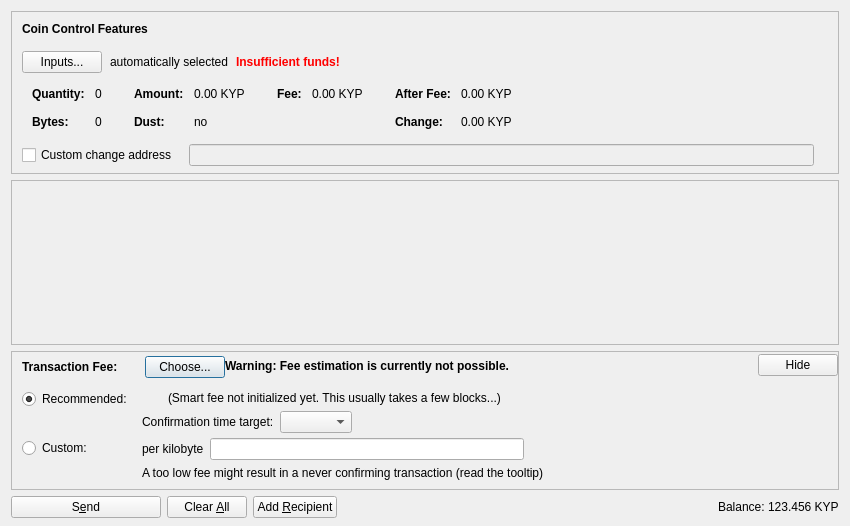
<?xml version="1.0" encoding="UTF-8"?>
<ui version="4.0">
 <class>SendCoinsDialog</class>
 <widget class="QDialog" name="SendCoinsDialog">
  <property name="geometry">
   <rect>
    <x>0</x>
    <y>0</y>
    <width>850</width>
    <height>526</height>
   </rect>
  </property>
  <property name="windowTitle">
   <string>Send Coins</string>
  </property>
  <layout class="QVBoxLayout" name="verticalLayout" stretch="0,1,0,0">
   <property name="bottomMargin">
    <number>8</number>
   </property>
   <item>
    <widget class="QFrame" name="frameCoinControl">
     <property name="sizePolicy">
      <sizepolicy hsizetype="Expanding" vsizetype="Expanding">
       <horstretch>0</horstretch>
       <verstretch>0</verstretch>
      </sizepolicy>
     </property>
     <property name="maximumSize">
      <size>
       <width>16777215</width>
       <height>16777215</height>
      </size>
     </property>
     <property name="frameShape">
      <enum>QFrame::StyledPanel</enum>
     </property>
     <property name="frameShadow">
      <enum>QFrame::Sunken</enum>
     </property>
     <layout class="QVBoxLayout" name="verticalLayoutCoinControl2">
      <property name="spacing">
       <number>0</number>
      </property>
      <property name="leftMargin">
       <number>0</number>
      </property>
      <property name="topMargin">
       <number>0</number>
      </property>
      <property name="rightMargin">
       <number>0</number>
      </property>
      <property name="bottomMargin">
       <number>6</number>
      </property>
      <item>
       <layout class="QVBoxLayout" name="verticalLayoutCoinControl" stretch="0,0,0,0,1">
        <property name="spacing">
         <number>0</number>
        </property>
        <property name="leftMargin">
         <number>10</number>
        </property>
        <property name="topMargin">
         <number>10</number>
        </property>
        <item>
         <layout class="QHBoxLayout" name="horizontalLayoutCoinControl1">
          <property name="bottomMargin">
           <number>15</number>
          </property>
          <item>
           <widget class="QLabel" name="labelCoinControlFeatures">
            <property name="sizePolicy">
             <sizepolicy hsizetype="Preferred" vsizetype="Maximum">
              <horstretch>0</horstretch>
              <verstretch>0</verstretch>
             </sizepolicy>
            </property>
            <property name="font">
             <font>
              <weight>75</weight>
              <bold>true</bold>
             </font>
            </property>
            <property name="styleSheet">
             <string notr="true">font-weight:bold;</string>
            </property>
            <property name="text">
             <string>Coin Control Features</string>
            </property>
           </widget>
          </item>
         </layout>
        </item>
        <item>
         <layout class="QHBoxLayout" name="horizontalLayoutCoinControl2" stretch="0,0,0,0">
          <property name="spacing">
           <number>8</number>
          </property>
          <property name="bottomMargin">
           <number>10</number>
          </property>
          <item>
           <widget class="QPushButton" name="pushButtonCoinControl">
            <property name="styleSheet">
             <string notr="true"/>
            </property>
            <property name="text">
             <string>Inputs...</string>
            </property>
            <property name="autoDefault">
             <bool>false</bool>
            </property>
           </widget>
          </item>
          <item>
           <widget class="QLabel" name="labelCoinControlAutomaticallySelected">
            <property name="text">
             <string>automatically selected</string>
            </property>
            <property name="margin">
             <number>5</number>
            </property>
           </widget>
          </item>
          <item>
           <widget class="QLabel" name="labelCoinControlInsuffFunds">
            <property name="font">
             <font>
              <weight>75</weight>
              <bold>true</bold>
             </font>
            </property>
            <property name="styleSheet">
             <string notr="true">color:red;font-weight:bold;</string>
            </property>
            <property name="text">
             <string>Insufficient funds!</string>
            </property>
            <property name="margin">
             <number>5</number>
            </property>
           </widget>
          </item>
          <item>
           <spacer name="horizontalSpacerCoinControl">
            <property name="orientation">
             <enum>Qt::Horizontal</enum>
            </property>
            <property name="sizeHint" stdset="0">
             <size>
              <width>40</width>
              <height>1</height>
             </size>
            </property>
           </spacer>
          </item>
         </layout>
        </item>
        <item>
         <widget class="QWidget" name="widgetCoinControl" native="true">
          <property name="sizePolicy">
           <sizepolicy hsizetype="Preferred" vsizetype="Preferred">
            <horstretch>0</horstretch>
            <verstretch>0</verstretch>
           </sizepolicy>
          </property>
          <property name="minimumSize">
           <size>
            <width>0</width>
            <height>0</height>
           </size>
          </property>
          <property name="styleSheet">
           <string notr="true"/>
          </property>
          <layout class="QHBoxLayout" name="horizontalLayoutCoinControl5">
           <property name="leftMargin">
            <number>0</number>
           </property>
           <property name="topMargin">
            <number>0</number>
           </property>
           <property name="rightMargin">
            <number>0</number>
           </property>
           <property name="bottomMargin">
            <number>0</number>
           </property>
           <item>
            <layout class="QHBoxLayout" name="horizontalLayoutCoinControl3" stretch="0,0,0,1">
             <property name="spacing">
              <number>20</number>
             </property>
             <property name="topMargin">
              <number>0</number>
             </property>
             <property name="bottomMargin">
              <number>10</number>
             </property>
             <item>
              <layout class="QFormLayout" name="formLayoutCoinControl1">
               <property name="horizontalSpacing">
                <number>10</number>
               </property>
               <property name="verticalSpacing">
                <number>14</number>
               </property>
               <property name="leftMargin">
                <number>10</number>
               </property>
               <property name="topMargin">
                <number>4</number>
               </property>
               <property name="rightMargin">
                <number>6</number>
               </property>
               <item row="0" column="0">
                <widget class="QLabel" name="labelCoinControlQuantityText">
                 <property name="font">
                  <font>
                   <weight>75</weight>
                   <bold>true</bold>
                  </font>
                 </property>
                 <property name="text">
                  <string>Quantity:</string>
                 </property>
                 <property name="margin">
                  <number>0</number>
                 </property>
                </widget>
               </item>
               <item row="0" column="1">
                <widget class="QLabel" name="labelCoinControlQuantity">
                 <property name="cursor">
                  <cursorShape>IBeamCursor</cursorShape>
                 </property>
                 <property name="contextMenuPolicy">
                  <enum>Qt::ActionsContextMenu</enum>
                 </property>
                 <property name="text">
                  <string notr="true">0</string>
                 </property>
                 <property name="margin">
                  <number>0</number>
                 </property>
                 <property name="textInteractionFlags">
                  <set>Qt::LinksAccessibleByMouse|Qt::TextSelectableByKeyboard|Qt::TextSelectableByMouse</set>
                 </property>
                </widget>
               </item>
               <item row="1" column="0">
                <widget class="QLabel" name="labelCoinControlBytesText">
                 <property name="font">
                  <font>
                   <weight>75</weight>
                   <bold>true</bold>
                  </font>
                 </property>
                 <property name="text">
                  <string>Bytes:</string>
                 </property>
                </widget>
               </item>
               <item row="1" column="1">
                <widget class="QLabel" name="labelCoinControlBytes">
                 <property name="cursor">
                  <cursorShape>IBeamCursor</cursorShape>
                 </property>
                 <property name="contextMenuPolicy">
                  <enum>Qt::ActionsContextMenu</enum>
                 </property>
                 <property name="text">
                  <string notr="true">0</string>
                 </property>
                 <property name="textInteractionFlags">
                  <set>Qt::LinksAccessibleByMouse|Qt::TextSelectableByKeyboard|Qt::TextSelectableByMouse</set>
                 </property>
                </widget>
               </item>
              </layout>
             </item>
             <item>
              <layout class="QFormLayout" name="formLayoutCoinControl2">
               <property name="horizontalSpacing">
                <number>10</number>
               </property>
               <property name="verticalSpacing">
                <number>14</number>
               </property>
               <property name="leftMargin">
                <number>6</number>
               </property>
               <property name="topMargin">
                <number>4</number>
               </property>
               <property name="rightMargin">
                <number>6</number>
               </property>
               <item row="0" column="0">
                <widget class="QLabel" name="labelCoinControlAmountText">
                 <property name="font">
                  <font>
                   <weight>75</weight>
                   <bold>true</bold>
                  </font>
                 </property>
                 <property name="text">
                  <string>Amount:</string>
                 </property>
                 <property name="margin">
                  <number>0</number>
                 </property>
                </widget>
               </item>
               <item row="0" column="1">
                <widget class="QLabel" name="labelCoinControlAmount">
                 <property name="cursor">
                  <cursorShape>IBeamCursor</cursorShape>
                 </property>
                 <property name="contextMenuPolicy">
                  <enum>Qt::ActionsContextMenu</enum>
                 </property>
                 <property name="text">
                  <string notr="true">0.00 KYP</string>
                 </property>
                 <property name="textInteractionFlags">
                  <set>Qt::LinksAccessibleByMouse|Qt::TextSelectableByKeyboard|Qt::TextSelectableByMouse</set>
                 </property>
                </widget>
               </item>
               <item row="1" column="0">
                <widget class="QLabel" name="labelCoinControlLowOutputText">
                 <property name="font">
                  <font>
                   <weight>75</weight>
                   <bold>true</bold>
                  </font>
                 </property>
                 <property name="text">
                  <string>Dust:</string>
                 </property>
                </widget>
               </item>
               <item row="1" column="1">
                <widget class="QLabel" name="labelCoinControlLowOutput">
                 <property name="cursor">
                  <cursorShape>IBeamCursor</cursorShape>
                 </property>
                 <property name="contextMenuPolicy">
                  <enum>Qt::ActionsContextMenu</enum>
                 </property>
                 <property name="text">
                  <string notr="true">no</string>
                 </property>
                 <property name="textInteractionFlags">
                  <set>Qt::LinksAccessibleByMouse|Qt::TextSelectableByKeyboard|Qt::TextSelectableByMouse</set>
                 </property>
                </widget>
               </item>
              </layout>
             </item>
             <item>
              <layout class="QFormLayout" name="formLayoutCoinControl3">
               <property name="horizontalSpacing">
                <number>10</number>
               </property>
               <property name="verticalSpacing">
                <number>14</number>
               </property>
               <property name="leftMargin">
                <number>6</number>
               </property>
               <property name="topMargin">
                <number>4</number>
               </property>
               <property name="rightMargin">
                <number>6</number>
               </property>
               <item row="0" column="0">
                <widget class="QLabel" name="labelCoinControlFeeText">
                 <property name="font">
                  <font>
                   <weight>75</weight>
                   <bold>true</bold>
                  </font>
                 </property>
                 <property name="text">
                  <string>Fee:</string>
                 </property>
                 <property name="margin">
                  <number>0</number>
                 </property>
                </widget>
               </item>
               <item row="0" column="1">
                <widget class="QLabel" name="labelCoinControlFee">
                 <property name="cursor">
                  <cursorShape>IBeamCursor</cursorShape>
                 </property>
                 <property name="contextMenuPolicy">
                  <enum>Qt::ActionsContextMenu</enum>
                 </property>
                 <property name="text">
                  <string notr="true">0.00 KYP</string>
                 </property>
                 <property name="textInteractionFlags">
                  <set>Qt::LinksAccessibleByMouse|Qt::TextSelectableByKeyboard|Qt::TextSelectableByMouse</set>
                 </property>
                </widget>
               </item>
              </layout>
             </item>
             <item>
              <layout class="QFormLayout" name="formLayoutCoinControl4">
               <property name="horizontalSpacing">
                <number>10</number>
               </property>
               <property name="verticalSpacing">
                <number>14</number>
               </property>
               <property name="leftMargin">
                <number>6</number>
               </property>
               <property name="topMargin">
                <number>4</number>
               </property>
               <property name="rightMargin">
                <number>6</number>
               </property>
               <item row="0" column="0">
                <widget class="QLabel" name="labelCoinControlAfterFeeText">
                 <property name="font">
                  <font>
                   <weight>75</weight>
                   <bold>true</bold>
                  </font>
                 </property>
                 <property name="text">
                  <string>After Fee:</string>
                 </property>
                 <property name="margin">
                  <number>0</number>
                 </property>
                </widget>
               </item>
               <item row="0" column="1">
                <widget class="QLabel" name="labelCoinControlAfterFee">
                 <property name="cursor">
                  <cursorShape>IBeamCursor</cursorShape>
                 </property>
                 <property name="contextMenuPolicy">
                  <enum>Qt::ActionsContextMenu</enum>
                 </property>
                 <property name="text">
                  <string notr="true">0.00 KYP</string>
                 </property>
                 <property name="textInteractionFlags">
                  <set>Qt::LinksAccessibleByMouse|Qt::TextSelectableByKeyboard|Qt::TextSelectableByMouse</set>
                 </property>
                </widget>
               </item>
               <item row="1" column="0">
                <widget class="QLabel" name="labelCoinControlChangeText">
                 <property name="font">
                  <font>
                   <weight>75</weight>
                   <bold>true</bold>
                  </font>
                 </property>
                 <property name="text">
                  <string>Change:</string>
                 </property>
                </widget>
               </item>
               <item row="1" column="1">
                <widget class="QLabel" name="labelCoinControlChange">
                 <property name="cursor">
                  <cursorShape>IBeamCursor</cursorShape>
                 </property>
                 <property name="contextMenuPolicy">
                  <enum>Qt::ActionsContextMenu</enum>
                 </property>
                 <property name="text">
                  <string notr="true">0.00 KYP</string>
                 </property>
                 <property name="textInteractionFlags">
                  <set>Qt::LinksAccessibleByMouse|Qt::TextSelectableByKeyboard|Qt::TextSelectableByMouse</set>
                 </property>
                </widget>
               </item>
              </layout>
             </item>
            </layout>
           </item>
          </layout>
         </widget>
        </item>
        <item>
         <layout class="QHBoxLayout" name="horizontalLayoutCoinControl4" stretch="0,0,0">
          <property name="spacing">
           <number>12</number>
          </property>
          <property name="sizeConstraint">
           <enum>QLayout::SetDefaultConstraint</enum>
          </property>
          <property name="topMargin">
           <number>5</number>
          </property>
          <property name="rightMargin">
           <number>5</number>
          </property>
          <item>
           <widget class="QCheckBox" name="checkBoxCoinControlChange">
            <property name="toolTip">
             <string>If this is activated, but the change address is empty or invalid, change will be sent to a newly generated address.</string>
            </property>
            <property name="text">
             <string>Custom change address</string>
            </property>
           </widget>
          </item>
          <item>
           <widget class="QValidatedLineEdit" name="lineEditCoinControlChange">
            <property name="enabled">
             <bool>false</bool>
            </property>
            <property name="sizePolicy">
             <sizepolicy hsizetype="Expanding" vsizetype="Fixed">
              <horstretch>0</horstretch>
              <verstretch>0</verstretch>
             </sizepolicy>
            </property>
           </widget>
          </item>
          <item>
           <widget class="QLabel" name="labelCoinControlChangeLabel">
            <property name="sizePolicy">
             <sizepolicy hsizetype="Preferred" vsizetype="Expanding">
              <horstretch>0</horstretch>
              <verstretch>0</verstretch>
             </sizepolicy>
            </property>
            <property name="minimumSize">
             <size>
              <width>0</width>
              <height>0</height>
             </size>
            </property>
            <property name="text">
             <string/>
            </property>
            <property name="margin">
             <number>3</number>
            </property>
           </widget>
          </item>
         </layout>
        </item>
        <item>
         <spacer name="verticalSpacerCoinControl">
          <property name="orientation">
           <enum>Qt::Vertical</enum>
          </property>
          <property name="sizeHint" stdset="0">
           <size>
            <width>800</width>
            <height>1</height>
           </size>
          </property>
         </spacer>
        </item>
       </layout>
      </item>
     </layout>
    </widget>
   </item>
   <item>
    <widget class="QScrollArea" name="scrollArea">
     <property name="widgetResizable">
      <bool>true</bool>
     </property>
     <widget class="QWidget" name="scrollAreaWidgetContents">
      <property name="geometry">
       <rect>
        <x>0</x>
        <y>0</y>
        <width>830</width>
        <height>104</height>
       </rect>
      </property>
      <layout class="QVBoxLayout" name="verticalLayout_2" stretch="0,1">
       <property name="leftMargin">
        <number>0</number>
       </property>
       <property name="topMargin">
        <number>0</number>
       </property>
       <property name="rightMargin">
        <number>0</number>
       </property>
       <property name="bottomMargin">
        <number>0</number>
       </property>
       <item>
        <layout class="QVBoxLayout" name="entries">
         <property name="spacing">
          <number>6</number>
         </property>
        </layout>
       </item>
       <item>
        <spacer name="verticalSpacer">
         <property name="orientation">
          <enum>Qt::Vertical</enum>
         </property>
         <property name="sizeHint" stdset="0">
          <size>
           <width>20</width>
           <height>40</height>
          </size>
         </property>
        </spacer>
       </item>
      </layout>
     </widget>
    </widget>
   </item>
   <item>
    <widget class="QFrame" name="frameFee">
     <property name="sizePolicy">
      <sizepolicy hsizetype="Expanding" vsizetype="Expanding">
       <horstretch>0</horstretch>
       <verstretch>0</verstretch>
      </sizepolicy>
     </property>
     <property name="maximumSize">
      <size>
       <width>16777215</width>
       <height>16777215</height>
      </size>
     </property>
     <property name="frameShape">
      <enum>QFrame::StyledPanel</enum>
     </property>
     <property name="frameShadow">
      <enum>QFrame::Sunken</enum>
     </property>
     <layout class="QVBoxLayout" name="verticalLayoutFee1">
      <property name="spacing">
       <number>0</number>
      </property>
      <property name="leftMargin">
       <number>0</number>
      </property>
      <property name="topMargin">
       <number>0</number>
      </property>
      <property name="rightMargin">
       <number>0</number>
      </property>
      <property name="bottomMargin">
       <number>0</number>
      </property>
      <item>
       <layout class="QVBoxLayout" name="verticalLayoutFee2" stretch="0,0,0">
        <property name="spacing">
         <number>0</number>
        </property>
        <property name="leftMargin">
         <number>10</number>
        </property>
        <property name="topMargin">
         <number>0</number>
        </property>
        <item>
         <layout class="QHBoxLayout" name="horizontalLayoutFee1">
          <property name="bottomMargin">
           <number>0</number>
          </property>
          <item>
           <layout class="QVBoxLayout" name="verticalLayoutFee7">
            <property name="spacing">
             <number>0</number>
            </property>
            <item>
             <spacer name="verticalSpacerSmartFee">
              <property name="orientation">
               <enum>Qt::Vertical</enum>
              </property>
              <property name="sizeType">
               <enum>QSizePolicy::Fixed</enum>
              </property>
              <property name="sizeHint" stdset="0">
               <size>
                <width>1</width>
                <height>4</height>
               </size>
              </property>
             </spacer>
            </item>
            <item>
             <layout class="QHBoxLayout" name="horizontalLayoutSmartFee">
              <property name="spacing">
               <number>10</number>
              </property>
              <item>
               <widget class="QLabel" name="labelFeeHeadline">
                <property name="sizePolicy">
                 <sizepolicy hsizetype="Preferred" vsizetype="Maximum">
                  <horstretch>0</horstretch>
                  <verstretch>0</verstretch>
                 </sizepolicy>
                </property>
                <property name="font">
                 <font>
                  <weight>75</weight>
                  <bold>true</bold>
                 </font>
                </property>
                <property name="styleSheet">
                 <string notr="true">font-weight:bold;</string>
                </property>
                <property name="text">
                 <string>Transaction Fee:</string>
                </property>
               </widget>
              </item>
              <item>
               <widget class="QLabel" name="labelFeeMinimized">
                <property name="text">
                 <string/>
                </property>
               </widget>
              </item>
              <item>
               <widget class="QPushButton" name="buttonChooseFee">
                <property name="text">
                 <string>Choose...</string>
                </property>
               </widget>
              </item>
             </layout>
            </item>
            <item>
             <spacer name="verticalSpacer_5">
              <property name="orientation">
               <enum>Qt::Vertical</enum>
              </property>
              <property name="sizeHint" stdset="0">
               <size>
                <width>1</width>
                <height>1</height>
               </size>
              </property>
             </spacer>
            </item>
           </layout>
          </item>
          <item>
           <widget class="QLabel" name="fallbackFeeWarningLabel">
            <property name="toolTip">
             <string>Using the fallbackfee can result in sending a transaction that will take several hours or days (or never) to confirm. Consider choosing your fee manually or wait until you have validated the complete chain.</string>
            </property>
            <property name="font">
            <font>
                <weight>75</weight>
                <bold>true</bold>
            </font>
            </property>
            <property name="text">
             <string>Warning: Fee estimation is currently not possible.</string>
            </property>
            <property name="wordWrap">
             <bool>false</bool>
            </property>
           </widget>
          </item>
          <item>
           <spacer name="horizontalSpacer_4">
            <property name="orientation">
             <enum>Qt::Horizontal</enum>
            </property>
            <property name="sizeType">
             <enum>QSizePolicy::MinimumExpanding</enum>
            </property>
            <property name="sizeHint" stdset="0">
             <size>
              <width>40</width>
              <height>20</height>
             </size>
            </property>
           </spacer>
          </item>
          <item>
           <widget class="QPushButton" name="buttonMinimizeFee">
            <property name="toolTip">
             <string>collapse fee-settings</string>
            </property>
            <property name="text">
             <string>Hide</string>
            </property>
           </widget>
          </item>
         </layout>
        </item>
        <item>
         <widget class="QFrame" name="frameFeeSelection">
          <layout class="QVBoxLayout" name="verticalLayoutFee12">
           <property name="spacing">
            <number>0</number>
           </property>
           <property name="leftMargin">
            <number>0</number>
           </property>
           <property name="topMargin">
            <number>0</number>
           </property>
           <property name="rightMargin">
            <number>0</number>
           </property>
           <property name="bottomMargin">
            <number>0</number>
           </property>
           <item>
            <layout class="QGridLayout" name="gridLayoutFee">
             <property name="topMargin">
              <number>10</number>
             </property>
             <property name="bottomMargin">
              <number>4</number>
             </property>
             <property name="horizontalSpacing">
              <number>10</number>
             </property>
             <property name="verticalSpacing">
              <number>4</number>
             </property>
             <item row="1" column="1">
              <layout class="QVBoxLayout" name="verticalLayoutFee8">
               <property name="spacing">
                <number>6</number>
               </property>
               <item>
                <layout class="QHBoxLayout" name="horizontalLayoutFee13">
                 <item>
                  <widget class="QLabel" name="labelCustomPerKilobyte">
                   <property name="toolTip">
                    <string>Specify a custom fee per kB (1,000 bytes) of the transaction's virtual size.

Note:  Since the fee is calculated on a per-byte basis, a fee of "100 satoshis per kB" for a transaction size of 500 bytes (half of 1 kB) would ultimately yield a fee of only 50 satoshis.</string>
                   </property>
                   <property name="text">
                    <string>per kilobyte</string>
                   </property>
                  </widget>
                 </item>
                 <item>
                  <widget class="BitcoinAmountField" name="customFee"/>
                 </item>
                 <item>
                  <spacer name="horizontalSpacer_6">
                   <property name="orientation">
                    <enum>Qt::Horizontal</enum>
                   </property>
                   <property name="sizeHint" stdset="0">
                    <size>
                     <width>1</width>
                     <height>1</height>
                    </size>
                   </property>
                  </spacer>
                 </item>
                </layout>
               </item>
               <item>
                <layout class="QHBoxLayout" name="horizontalLayoutFee8">
                 <item>
                  <widget class="QLabel" name="labelCustomFeeWarning">
                   <property name="enabled">
                    <bool>true</bool>
                   </property>
                   <property name="toolTip">
                    <string>When there is less transaction volume than space in the blocks, miners as well as relaying nodes may enforce a minimum fee. Paying only this minimum fee is just fine, but be aware that this can result in a never confirming transaction once there is more demand for krypton transactions than the network can process.</string>
                   </property>
                   <property name="text">
                    <string>A too low fee might result in a never confirming transaction (read the tooltip)</string>
                   </property>
                  </widget>
                 </item>
                 <item>
                  <spacer name="horizontalSpacer_2">
                   <property name="orientation">
                    <enum>Qt::Horizontal</enum>
                   </property>
                   <property name="sizeHint" stdset="0">
                    <size>
                     <width>1</width>
                     <height>1</height>
                    </size>
                   </property>
                  </spacer>
                 </item>
                </layout>
               </item>
              </layout>
             </item>
             <item row="0" column="0">
              <layout class="QVBoxLayout" name="verticalLayoutFee4" stretch="0,1">
               <item>
                <widget class="QRadioButton" name="radioSmartFee">
                 <property name="text">
                  <string>Recommended:</string>
                 </property>
                 <property name="checked">
                  <bool>true</bool>
                 </property>
                 <attribute name="buttonGroup">
                  <string notr="true">groupFee</string>
                 </attribute>
                </widget>
               </item>
               <item>
                <spacer name="verticalSpacer_2">
                 <property name="orientation">
                  <enum>Qt::Vertical</enum>
                 </property>
                 <property name="sizeHint" stdset="0">
                  <size>
                   <width>1</width>
                   <height>1</height>
                  </size>
                 </property>
                </spacer>
               </item>
              </layout>
             </item>
             <item row="1" column="0">
              <layout class="QVBoxLayout" name="verticalLayoutFee9" stretch="0,1">
               <item>
                <widget class="QRadioButton" name="radioCustomFee">
                 <property name="text">
                  <string>Custom:</string>
                 </property>
                 <attribute name="buttonGroup">
                  <string notr="true">groupFee</string>
                 </attribute>
                </widget>
               </item>
               <item>
                <spacer name="verticalSpacer_6">
                 <property name="orientation">
                  <enum>Qt::Vertical</enum>
                 </property>
                 <property name="sizeHint" stdset="0">
                  <size>
                   <width>1</width>
                   <height>1</height>
                  </size>
                 </property>
                </spacer>
               </item>
              </layout>
             </item>
             <item row="0" column="1">
              <layout class="QVBoxLayout" name="verticalLayoutFee3" stretch="0,0,1">
               <property name="spacing">
                <number>6</number>
               </property>
               <property name="topMargin">
                <number>2</number>
               </property>
               <item>
                <layout class="QHBoxLayout" name="horizontalLayoutFee12">
                 <item>
                  <widget class="QLabel" name="labelSmartFee">
                   <property name="text">
                    <string/>
                   </property>
                  </widget>
                 </item>
                 <item>
                  <widget class="QLabel" name="labelFeeEstimation">
                   <property name="text">
                    <string/>
                   </property>
                  </widget>
                 </item>
                 <item>
                  <widget class="QLabel" name="labelSmartFee2">
                   <property name="text">
                    <string>(Smart fee not initialized yet. This usually takes a few blocks...)</string>
                   </property>
                  </widget>
                 </item>
                 <item>
                  <spacer name="horizontalSpacer_5">
                   <property name="orientation">
                    <enum>Qt::Horizontal</enum>
                   </property>
                   <property name="sizeHint" stdset="0">
                    <size>
                     <width>1</width>
                     <height>1</height>
                    </size>
                   </property>
                  </spacer>
                 </item>
                </layout>
               </item>
               <item>
                <layout class="QHBoxLayout" name="horizontalLayoutFee9">
                 <item>
                  <layout class="QVBoxLayout" name="verticalLayoutFee6">
                   <item>
                    <widget class="QLabel" name="labelSmartFee3">
                     <property name="text">
                      <string>Confirmation time target:</string>
                     </property>
                    </widget>
                   </item>
                  </layout>
                 </item>
                 <item>
                  <layout class="QVBoxLayout" name="verticalLayoutFee5">
                   <property name="rightMargin">
                    <number>30</number>
                   </property>
                   <item>
                    <layout class="QHBoxLayout" name="horizontalLayoutConfTarget">
                     <property name="bottomMargin">
                      <number>0</number>
                     </property>
                     <item>
                      <widget class="QComboBox" name="confTargetSelector"/>
                     </item>
                     <item>
                      <spacer name="horizontalSpacerConfTarget">
                       <property name="orientation">
                        <enum>Qt::Horizontal</enum>
                       </property>
                       <property name="sizeHint" stdset="0">
                        <size>
                         <width>40</width>
                         <height>20</height>
                        </size>
                       </property>
                      </spacer>
                     </item>
                    </layout>
                   </item>
                  </layout>
                 </item>
                </layout>
               </item>
               <item>
                <spacer name="verticalSpacer_4">
                 <property name="orientation">
                  <enum>Qt::Vertical</enum>
                 </property>
                 <property name="sizeHint" stdset="0">
                  <size>
                   <width>1</width>
                   <height>1</height>
                  </size>
                 </property>
                </spacer>
               </item>
              </layout>
             </item>
            </layout>
           </item>
          </layout>
         </widget>
        </item>
        <item>
         <spacer name="verticalSpacerFee">
          <property name="orientation">
           <enum>Qt::Vertical</enum>
          </property>
          <property name="sizeHint" stdset="0">
           <size>
            <width>40</width>
            <height>5</height>
           </size>
          </property>
         </spacer>
        </item>
       </layout>
      </item>
     </layout>
    </widget>
   </item>
   <item>
    <layout class="QHBoxLayout" name="horizontalLayout">
     <item>
      <widget class="QPushButton" name="sendButton">
       <property name="minimumSize">
        <size>
         <width>150</width>
         <height>0</height>
        </size>
       </property>
       <property name="toolTip">
        <string>Confirm the send action</string>
       </property>
       <property name="text">
        <string>S&amp;end</string>
       </property>
       <property name="icon">
        <iconset resource="../bitcoin.qrc">
         <normaloff>:/icons/send</normaloff>:/icons/send</iconset>
       </property>
       <property name="autoDefault">
        <bool>false</bool>
       </property>
       <property name="default">
        <bool>false</bool>
       </property>
      </widget>
     </item>
     <item>
      <widget class="QPushButton" name="clearButton">
       <property name="sizePolicy">
        <sizepolicy hsizetype="Minimum" vsizetype="Fixed">
         <horstretch>0</horstretch>
         <verstretch>0</verstretch>
        </sizepolicy>
       </property>
       <property name="toolTip">
        <string>Clear all fields of the form.</string>
       </property>
       <property name="text">
        <string>Clear &amp;All</string>
       </property>
       <property name="icon">
        <iconset resource="../bitcoin.qrc">
         <normaloff>:/icons/remove</normaloff>:/icons/remove</iconset>
       </property>
       <property name="autoDefault">
        <bool>false</bool>
       </property>
      </widget>
     </item>
     <item>
      <widget class="QPushButton" name="addButton">
       <property name="toolTip">
        <string>Send to multiple recipients at once</string>
       </property>
       <property name="text">
        <string>Add &amp;Recipient</string>
       </property>
       <property name="icon">
        <iconset resource="../bitcoin.qrc">
         <normaloff>:/icons/add</normaloff>:/icons/add</iconset>
       </property>
       <property name="autoDefault">
        <bool>false</bool>
       </property>
      </widget>
     </item>
     <item>
      <spacer name="horizontalSpacer">
       <property name="orientation">
        <enum>Qt::Horizontal</enum>
       </property>
       <property name="sizeHint" stdset="0">
        <size>
         <width>40</width>
         <height>20</height>
        </size>
       </property>
      </spacer>
     </item>
     <item>
      <layout class="QHBoxLayout" name="horizontalLayout_2">
       <property name="spacing">
        <number>3</number>
       </property>
       <item>
        <widget class="QLabel" name="label">
         <property name="sizePolicy">
          <sizepolicy hsizetype="Preferred" vsizetype="Fixed">
           <horstretch>0</horstretch>
           <verstretch>0</verstretch>
          </sizepolicy>
         </property>
         <property name="text">
          <string>Balance:</string>
         </property>
        </widget>
       </item>
       <item>
        <widget class="QLabel" name="labelBalance">
         <property name="sizePolicy">
          <sizepolicy hsizetype="Preferred" vsizetype="Fixed">
           <horstretch>0</horstretch>
           <verstretch>0</verstretch>
          </sizepolicy>
         </property>
         <property name="cursor">
          <cursorShape>IBeamCursor</cursorShape>
         </property>
         <property name="text">
          <string notr="true">123.456 KYP</string>
         </property>
         <property name="textInteractionFlags">
          <set>Qt::LinksAccessibleByMouse|Qt::TextSelectableByKeyboard|Qt::TextSelectableByMouse</set>
         </property>
        </widget>
       </item>
      </layout>
     </item>
    </layout>
   </item>
  </layout>
 </widget>
 <customwidgets>
  <customwidget>
   <class>QValidatedLineEdit</class>
   <extends>QLineEdit</extends>
   <header>qt/qvalidatedlineedit.h</header>
  </customwidget>
  <customwidget>
   <class>BitcoinAmountField</class>
   <extends>QLineEdit</extends>
   <header>qt/bitcoinamountfield.h</header>
   <container>1</container>
  </customwidget>
 </customwidgets>
 <resources>
  <include location="../bitcoin.qrc"/>
 </resources>
 <connections/>
 <buttongroups>
  <buttongroup name="groupFee"/>
 </buttongroups>
</ui>
